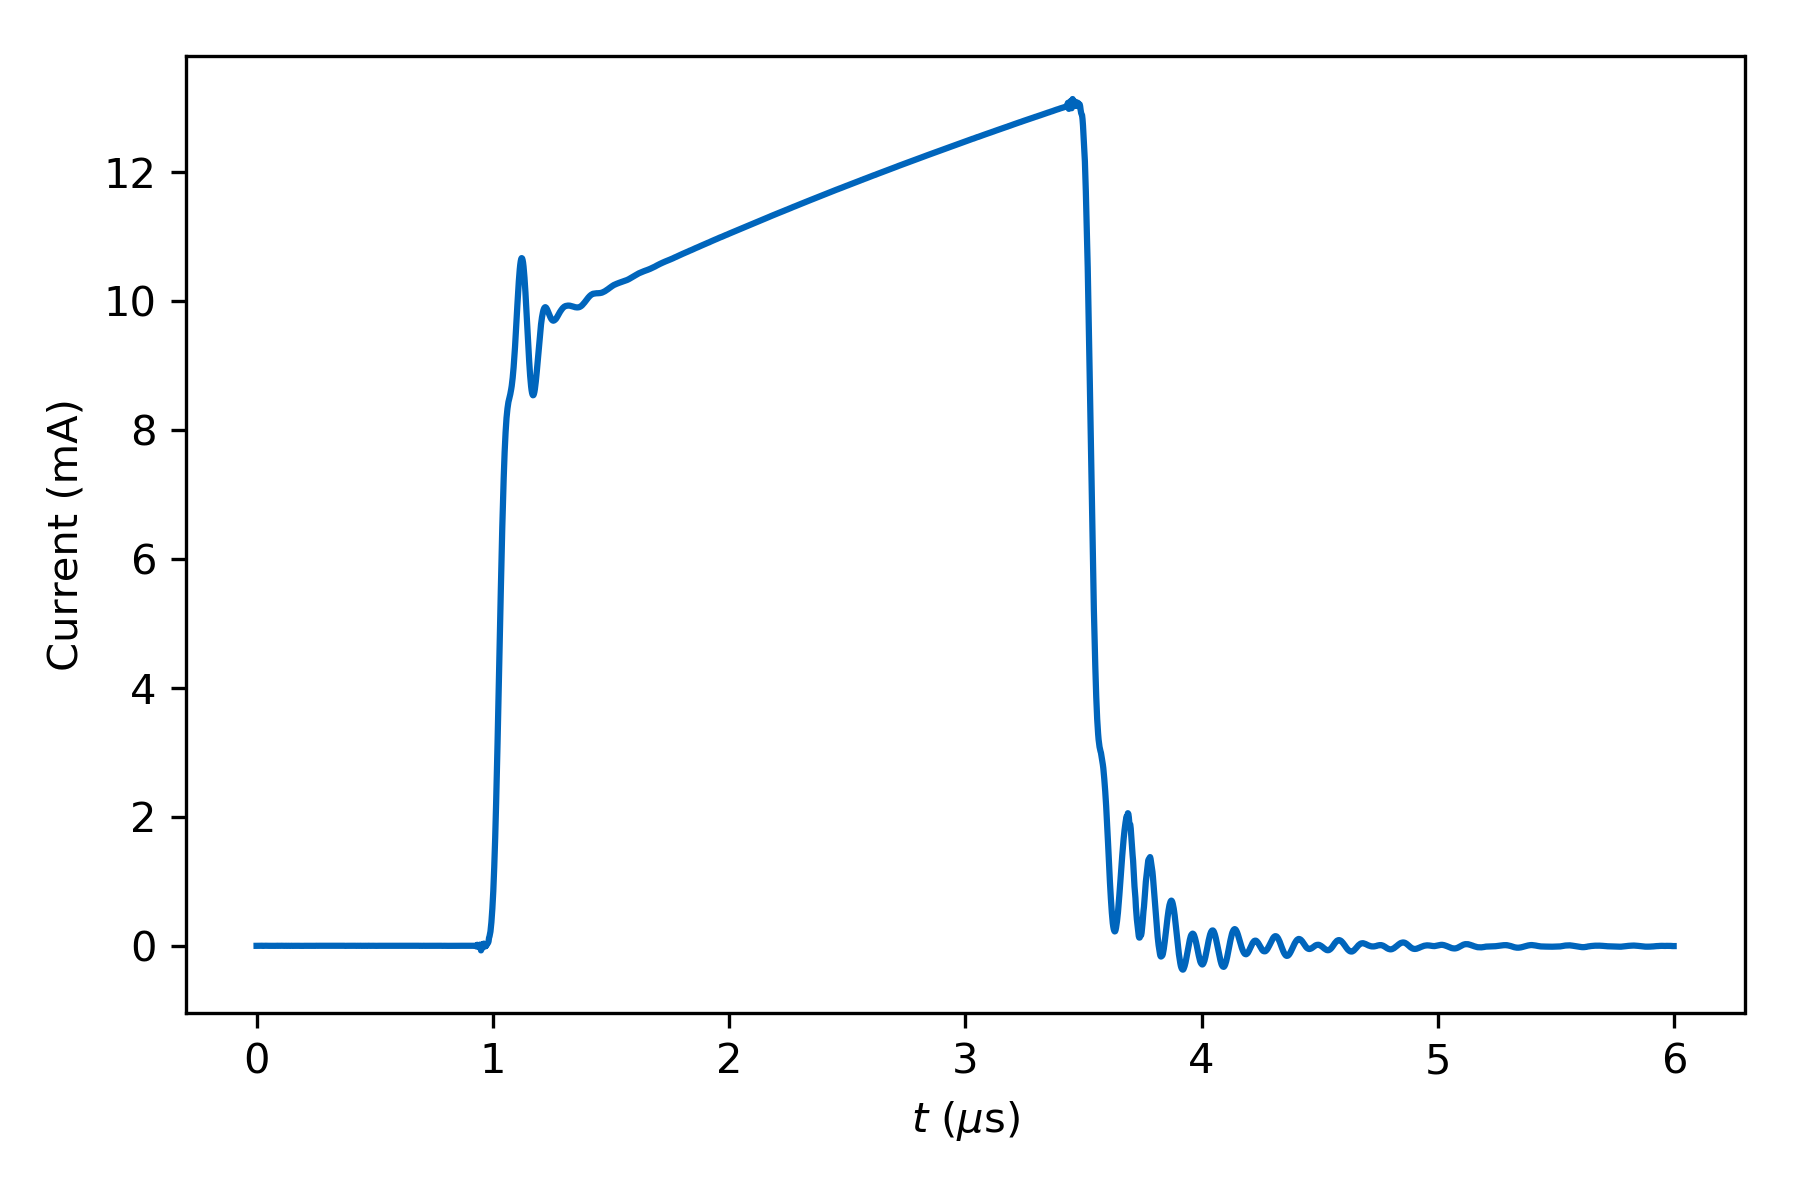

The Python source for this figure:
import matplotlib.pyplot as plt
import numpy as np

from utility import tum_jet


def main():
    # current_file = '//nas.ads.mwn.de/TUZE/wsi/e24/ReinhardLab/data_setup_nv1/190304_d06_gradient_sweeps_new_nv/' \
    #                'current_pulses_001/analogue_data_ch1_0.txt'
    current_file = 'currents.txt'
    currents = np.loadtxt(current_file)[-4096:]
    currents = 0.5 * currents / 8192
    offset = np.average(currents[:100])
    print(offset)
    currents = currents - offset
    fig = plt.figure(figsize=(6, 4))
    plt.plot([2. * i / 1000 for i in range(len(currents[:3000]))], currents[:3000] / 50. * 1000, color=tum_color(0))
    plt.xlabel(r'$t$ ($\mu$s)')
    plt.ylabel(r'Current (mA)')
    plt.tight_layout()
    plt.savefig('current_pulse.png', dpi=300)


def tum_color(index):
    color = tum_jet.tum_raw[index]
    norm_color = (color[0] / 256, color[1] / 256, color[2] / 256)
    return norm_color


if __name__ == '__main__':
    main()
